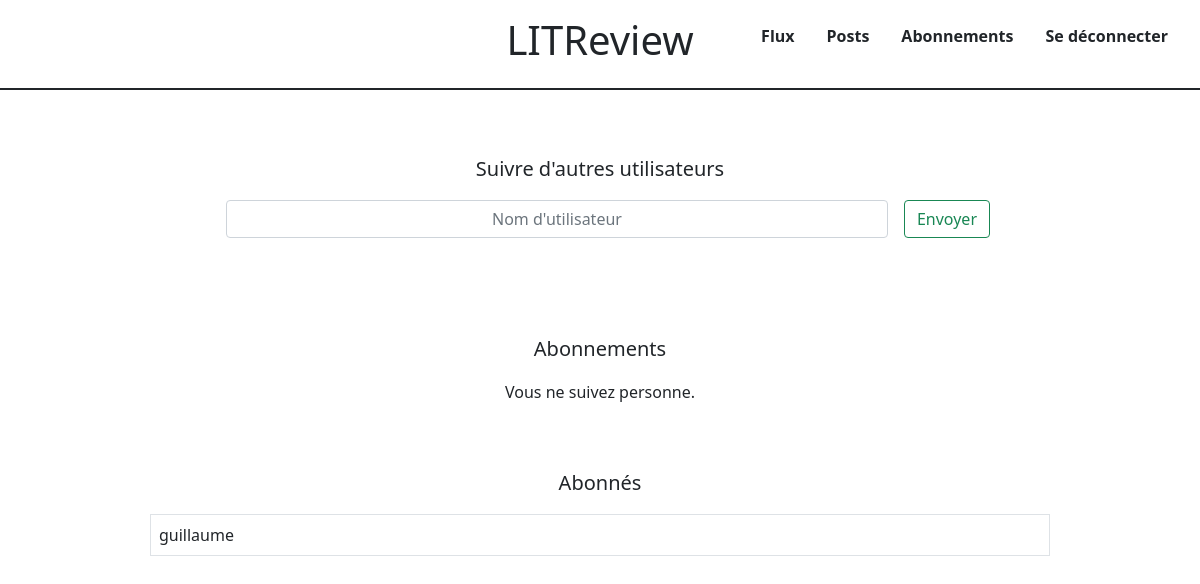
The page /follow/ (signed in) on the database as committed earlier.
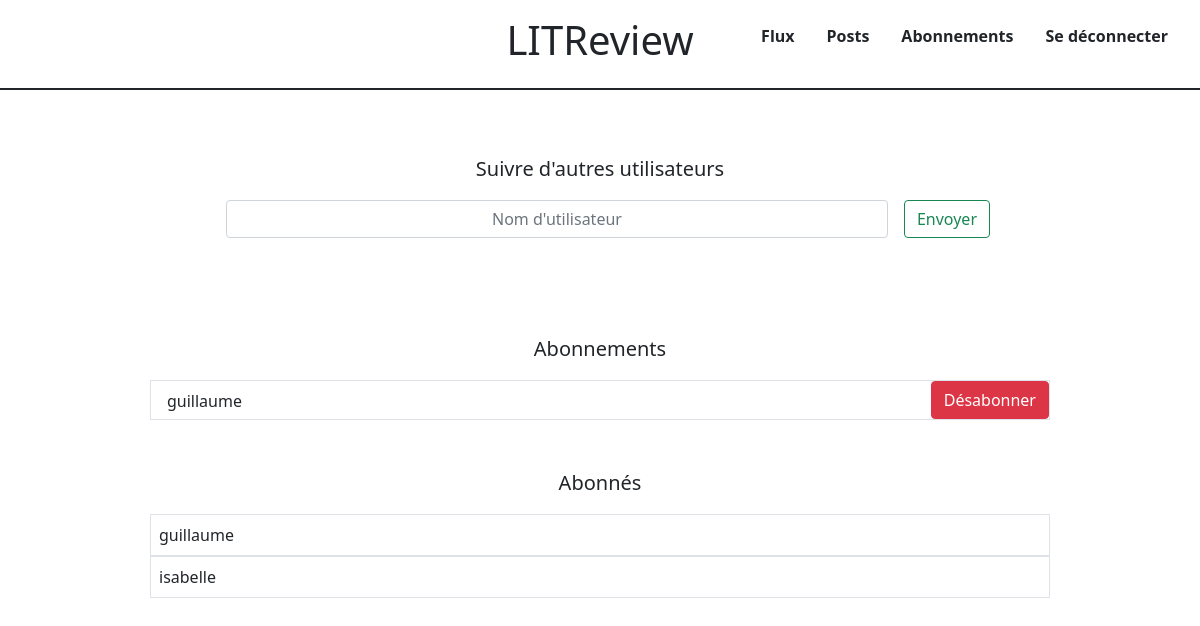
The same page on the database as committed later.
### app1/models.py (models this page shows)
class UserFollows(models.Model):
    user = models.ForeignKey(to=settings.AUTH_USER_MODEL, on_delete=models.CASCADE, related_name="following")
    followed_user = models.ForeignKey(
        to=settings.AUTH_USER_MODEL, on_delete=models.CASCADE, related_name="followed_by",
    )
    class Meta:
        unique_together = (
            "user",
            "followed_user",
        )

### app1/views.py (the view, shortened to what this page needs)
# urls.py: path('follow/', follow_users_view, name='follow'),
@login_required
def follow_users_view(request):
    following_users = UserFollows.objects.filter(user=request.user.id)
    users_followers = UserFollows.objects.filter(followed_user=request.user.id)
    context = {"following": following_users, "followers": users_followers}
    return render(request, "app1/follow.html", context=context)

### templates/app1/follow.html (shortened to what this page needs)
{% extends 'base.html' %}
{% load myfilters %}
{% block content %}
    <div class="container w-75">
        <form class="p-5" action="{% url 'follow' %}" method="post"> {% csrf_token %}
            <p class="text-center pt-3 fs-5">Suivre d'autres utilisateurs</p>
            <div class="d-flex inline">
                <input class="form-control mx-3 text-center" type="text" name="following" placeholder="Nom d'utilisateur">
                <button class="btn btn-outline-success float-end" type="submit">Envoyer</button>
            </div>
        </form>
        <p class="text-center pt-5 fs-5">Abonnements</p>
        {% if following %}
            {% for user in following %}
                <div class="row border">
                    <div class="col-10 px-3 pt-2">{{ user.followed_user.username }}</div>
                    <div class="col-2  p-0">
                        <button type="button" class="btn btn-danger float-end" data-bs-toggle="modal" data-bs-target="#T{{ user.followed_user.id }}">Désabonner</button>
                    </div>
                </div>
            {% endfor %}
        {% else %}
            <p class="text-center">Vous ne suivez personne.</p>
        {% endif %}
        <p class="text-center pt-5 fs-5">Abonnés</p>
        {% if followers %}
            {% for user in followers %}
                <div class="row border p-2">
                    {{ user.user.username }}
                </div>
            {% endfor %}
        {% else %}
            <p class="text-center">Vous n'avez pas d'abonnés.</p>
        {% endif %}
    </div>
{% endblock %}

Rows that differ between the two databases and show on the page:
added UserFollows: followed_user.username "guillaume", shown under "LITReview"
added UserFollows: user.username "isabelle"
Other text that changed with them:
text no longer shown: "Vous ne suivez personne."
